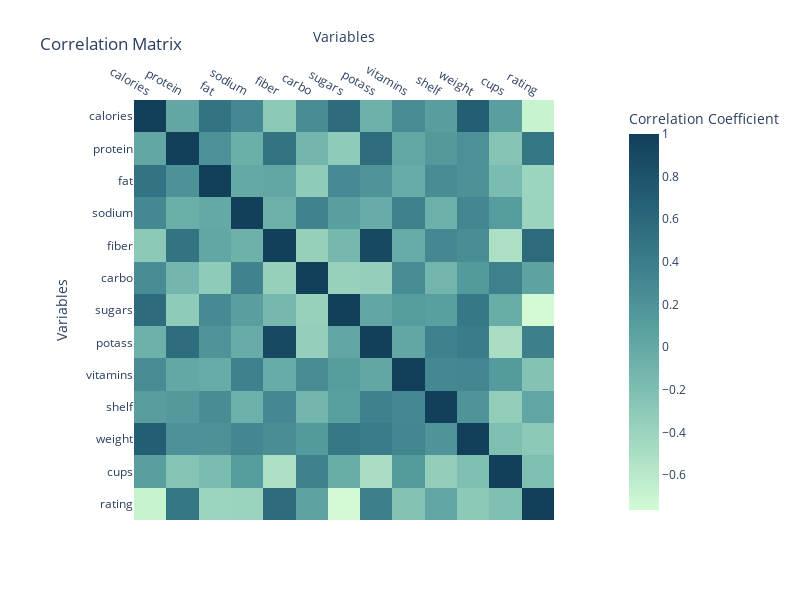

Notebook code for this chart:
### Code cell
# Select only numeric columns
numeric_cols = cereals_df.select_dtypes(include=['float64', 'int64'])

# Calculate the correlation matrix
correlation_matrix = numeric_cols.corr()

# Create a heatmap using Plotly
fig = px.imshow(
    correlation_matrix,
    color_continuous_scale='darkmint',  # Change to a cool color scale
    title='Correlation Matrix',
    labels=dict(x='Variables', y='Variables', color='Correlation Coefficient')
)

# Update layout to improve aesthetics
fig.update_xaxes(side="top")  # Move x-axis labels to the top
fig.update_layout(
    width=800,
    height=600,
    xaxis_title='Variables',
    yaxis_title='Variables',
)

# Show the figure
fig.show()

### Figure 1 — Plotly figure (JSON) as saved in the notebook; plotly's stock layout.template omitted (floating-point values rounded to 4 significant figures; data arrays with more than 128 entries replaced by an {"elided": "..."} marker saying what was removed)
{"data": [{"coloraxis": "coloraxis", "hovertemplate": "Variables: %{x}<br>Variables: %{y}<br>Correlation Coefficient: %{z}<extra></extra>", "name": "0", "type": "heatmap", "x": ["calories", "protein", "fat", "sodium", "fiber", "carbo", "sugars", "potass", "vitamins", "shelf", "weight", "cups", "rating"], "xaxis": "x", "y": ["calories", "protein", "fat", "sodium", "fiber", "carbo", "sugars", "potass", "vitamins", "shelf", "weight", "cups", "rating"], "yaxis": "y", "z": {"elided": "13x13 float values"}}], "layout": {"coloraxis": {"colorbar": {"title": {"text": "Correlation Coefficient"}}, "colorscale": [[0, "rgb(210, 251, 212)"], [0.1667, "rgb(165, 219, 194)"], [0.3333, "rgb(123, 188, 176)"], [0.5, "rgb(85, 156, 158)"], [0.6667, "rgb(58, 124, 137)"], [0.8333, "rgb(35, 93, 114)"], [1, "rgb(18, 63, 90)"]]}, "height": 600, "title": {"text": "Correlation Matrix"}, "width": 800, "xaxis": {"anchor": "y", "autorange": true, "constrain": "domain", "domain": [0.09615, 0.9038], "range": [-0.5, 12.5], "scaleanchor": "y", "side": "top", "title": {"text": "Variables"}, "type": "category"}, "yaxis": {"anchor": "x", "autorange": true, "constrain": "domain", "domain": [0, 1], "range": [12.5, -0.5], "title": {"text": "Variables"}, "type": "category"}}}
